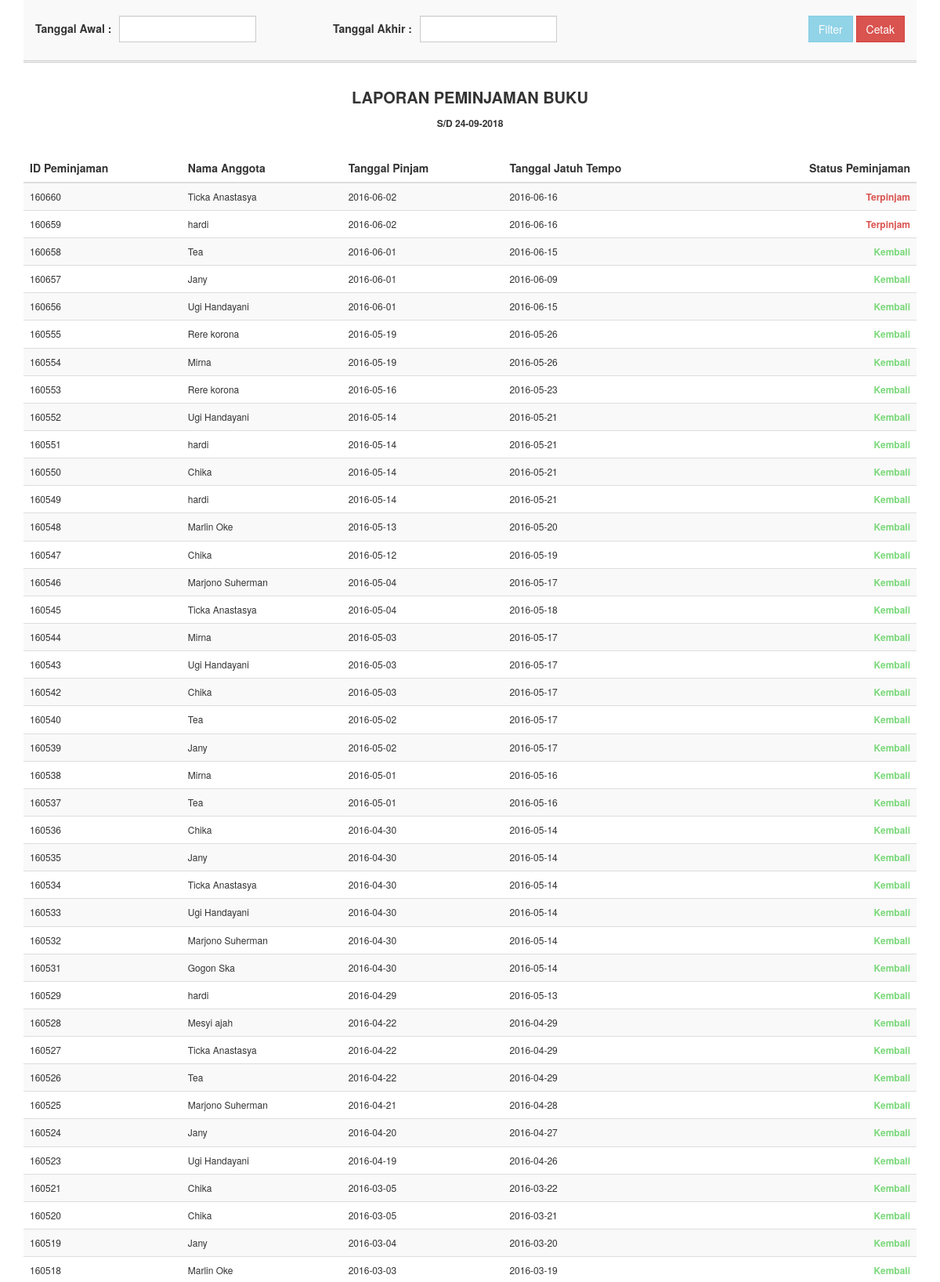
Page /admin/laporan-peminjaman.php (signed in, upper part) on the committed database.
### tables this page shows
CREATE TABLE IF NOT EXISTS `peminjaman` (
  `id_peminjaman` int(15) NOT NULL,
  `anggota_id` int(11) NOT NULL,
  `tgl_pinjam` date NOT NULL,
  `tgl_jatuh_tempo` date NOT NULL,
  `status_peminjaman` enum('-1','1') NOT NULL,
  PRIMARY KEY (`id_peminjaman`)
);

CREATE TABLE IF NOT EXISTS `anggota` (
  `anggota_id` int(11) NOT NULL AUTO_INCREMENT,
  `jenis_identitas` enum('KTP','SIM','Kartu Pelajar','Kartu Mahasiswa') NOT NULL,
  `no_identitas` varchar(20) NOT NULL,
  `nama_lengkap` varchar(40) NOT NULL,
  `jenis_kelamin` enum('L','P') NOT NULL,
  `no_telp` varchar(15) NOT NULL,
  `email` varchar(50) NOT NULL,
  `alamat_asal` varchar(100) NOT NULL,
  `alamat_saat_ini` varchar(100) NOT NULL,
  `jenis_anggota` enum('Pelajar','Mahasiswa','Umum') NOT NULL,
  `nama_institusi` varchar(50) NOT NULL,
  `alamat_institusi` varchar(100) NOT NULL,
  `deposit` int(11) NOT NULL,
  `tgl_pendaftaran` date NOT NULL,
  PRIMARY KEY (`anggota_id`)
);

### admin/includes/class.php (called while the page is built, shortened)
<?php
class My_Connection {
	public function connection() {
		$this->db = new PDO( "mysql:host=localhost; dbname=db_perpus", "root", "" );
	}
}
class Borrowing extends My_Connection {
	public function display_borrowing() {
		try {
			$stmt = $this->db->prepare( "SELECT * FROM peminjaman JOIN anggota ON peminjaman.anggota_id = anggota.anggota_id ORDER BY id_peminjaman DESC" );
			$stmt->execute();
			return $stmt;
		} catch( PDOException $e ) {
			echo $e->getMessage();
			return false;
		}
	}
}
class Returning extends My_Connection {
	public function get_returning_by_borrowing_id( $borrowing_id ) {
		try {
			$stmt = $this->db->prepare( "SELECT pengembalian_id, id_peminjaman, tgl_kembali, denda FROM pengembalian WHERE id_peminjaman = :borrowing_id" );
			$stmt->bindParam( ":borrowing_id", $borrowing_id );
			$stmt->execute();
			return $stmt;
		} catch( PDOException $e ) {
			echo $e->getMessage();
			return false;
		}
	}
}

### admin/laporan-peminjaman.php (the view, shortened to what this page needs)
<?php
include_once 'includes/class.php';
$ad = new Librarian();
$admin = $ad->get_sessi();
if ( empty( $admin ) ) :
    header( 'location:login.php' );
else :
	$brw = new Borrowing();
	$rtn = new Returning();
	if ( isset( $_POST['button_filter'] ) ) :
		$start_date = $_POST['start_date'];
		$str_year = substr( $start_date, 0, 4 );
		$str_mounth = substr( $start_date, 5, 2 );
		$str_date = substr( $start_date, 8 );
		$start_date_format = $str_date .'-'. $str_mounth .'-'. $str_year;
		$last_date = $_POST['last_date'];
		$lst_year = substr( $last_date, 0, 4 );
		$lst_mounth = substr( $last_date, 5, 2 );
		$lst_date = substr( $last_date, 8 );
		$last_date_format = $lst_date .'-'. $lst_mounth .'-'. $lst_year;
		$sql = $brw->display_borrowing_filter_based_date( $start_date, $last_date );
	else :
		$sql = $brw->display_borrowing();
		$report_to_date = date( 'd-m-Y' );
	endif;
	?>
	<!DOCTYPE html>
	<html lang="en">
	<head>
	    <link href="css/bootstrap.min.css" rel="stylesheet">
	    <link href="fonts/css/font-awesome.min.css" rel="stylesheet">
	    <link href="css/bootstrap-datepicker.min.css" rel="stylesheet">
	</head>
	<body>
		<div class="container">
			<div class="row">
			  	<div class="col-md-12 report-borrowing">
					<div class="table-responsive">
						<form action="<?php $_SERVER['PHP_SELF']; ?>" method="post" id="form_filter">
							<div class="noPrint">
								<div class="col-md-4 left-area">
									<div class="form-group">
		                                <label class="title-label">Tanggal Awal :</label>
		                               <input type="text" name="start_date" id="start_date" class="datepicker form-control">
		                            </div>
								</div>
								<div class="col-md-4 center-area">
									<div class="form-group">
		                                <label class="title-label">Tanggal Akhir :</label>
		                               	<input type="text" name="last_date" id="last_date" class="datepicker form-control">
		                            </div>
								</div>
								<div class="col-md-4 right-area">
									<input type="submit" name="button_filter" id="button_filter" class="btn btn-info" value="Filter" disabled="disabled">
									<input type="button" value="Cetak" class="btn btn-danger" onclick="window.print()">
								</div>
							</div>
							<div class="col-md-12 title-info"><p>LAPORAN PEMINJAMAN BUKU</p>
								<div class="range-date">
									<?php
									if ( empty( $start_date_format ) ) :
										echo 'S/D '. $report_to_date;
									else :
										echo isset( $start_date_format ) ? 'Tanggal : '. $start_date_format.' s/d ' : '';
										echo isset( $last_date_format ) ? $last_date_format : '';
									endif;
									?>
								</div>
							</div>
							<table class="table table-striped table-hover" id="my-dataTables">
								<thead>
			                        <tr class="headings">
			                            <th>ID Peminjaman</th>
			                            <th>Nama Anggota</th>
			                            <th>Tanggal Pinjam</th>
			                            <th>Tanggal Jatuh Tempo</th>
			                            <th style="text-align:right;">Status Peminjaman</th>
			                        </tr>
			                    </thead>
			                    <tbody>
			                        <?php
			                        $no = 1;
			                        while ( $data = $sql->fetch( PDO::FETCH_ASSOC ) ) {
			                        ?>
			                            <tr>
			                                <td><?php echo $data['id_peminjaman']; ?></td>
			                                <td><?php echo $data['nama_lengkap']; ?></td>
			                                <td><?php echo $data['tgl_pinjam']; ?></td>
			                                <td><?php echo $data['tgl_jatuh_tempo']; ?></td>
			                                <td align="right">
			                                    <?php
			                                    $returning_by_id_borrowing = $rtn->get_returning_by_borrowing_id( $data['id_peminjaman'] );
			                                    if ( empty( $returning_by_id_borrowing->rowCount() ) ) {
			                                        echo '<span style="font-weight: bold; color: #d9534f;">Terpinjam</span>';
			                                    } else {
			                                        echo '<span style="font-weight: bold; color: #7AD87A;">Kembali</span>';
			                                    }
			                                    ?>
			                                </td>
										</tr>
									<?php $no++; } ?>
								</tbody>
							</table>
						</form>
					</div>
				</div>
			</div>
		</div>
	</body>
	</html>
<?php endif;

### admin/laporan-peminjaman.php (style rules this page uses)
.right-area { text-align: right; }
.right-area .btn { border-radius: 0; }
.form-control, .title-date { float: left; width: 50%; margin-right: 10px; border-radius: 0; line-height: 32px; }
.title-label { float: left; margin-right: 10px; line-height: 32px; }
.title-info { margin: 30px 0; text-align: center; font-size: 20px; font-weight: bold; }
.title-info .range-date { font-size: 12px; }
.report-borrowing table tbody { font-size: 12px; }
.noPrint { float: left; width: 100%; padding-top: 20px; padding-bottom: 20px; border-bottom: 3px double #ccc; background: #f9f9f9; }
.noPrint .form-group { margin-bottom: 0; }

### rows in the picture
peminjaman: id_peminjaman "160660", anggota.nama_lengkap "Ticka Anastasya", tgl_pinjam "2016-06-02", tgl_jatuh_tempo "2016-06-16", shows "Terpinjam"
peminjaman: id_peminjaman "160659", anggota.nama_lengkap "hardi", tgl_pinjam "2016-06-02", tgl_jatuh_tempo "2016-06-16", shows "Terpinjam"
peminjaman: id_peminjaman "160658", anggota.nama_lengkap "Tea", tgl_pinjam "2016-06-01", tgl_jatuh_tempo "2016-06-15", shows "Kembali"
peminjaman: id_peminjaman "160657", anggota.nama_lengkap "Jany", tgl_pinjam "2016-06-01", tgl_jatuh_tempo "2016-06-09", shows "Kembali"
peminjaman: id_peminjaman "160656", anggota.nama_lengkap "Ugi Handayani", tgl_pinjam "2016-06-01", tgl_jatuh_tempo "2016-06-15", shows "Kembali"
peminjaman: id_peminjaman "160555", anggota.nama_lengkap "Rere korona", tgl_pinjam "2016-05-19", tgl_jatuh_tempo "2016-05-26", shows "Kembali"
peminjaman: id_peminjaman "160554", anggota.nama_lengkap "Mirna", tgl_pinjam "2016-05-19", tgl_jatuh_tempo "2016-05-26", shows "Kembali"
peminjaman: id_peminjaman "160553", anggota.nama_lengkap "Rere korona", tgl_pinjam "2016-05-16", tgl_jatuh_tempo "2016-05-23", shows "Kembali"
peminjaman: id_peminjaman "160552", anggota.nama_lengkap "Ugi Handayani", tgl_pinjam "2016-05-14", tgl_jatuh_tempo "2016-05-21", shows "Kembali"
peminjaman: id_peminjaman "160551", anggota.nama_lengkap "hardi", tgl_pinjam "2016-05-14", tgl_jatuh_tempo "2016-05-21", shows "Kembali"
peminjaman: id_peminjaman "160550", anggota.nama_lengkap "Chika", tgl_pinjam "2016-05-14", tgl_jatuh_tempo "2016-05-21", shows "Kembali"
peminjaman: id_peminjaman "160549", anggota.nama_lengkap "hardi", tgl_pinjam "2016-05-14", tgl_jatuh_tempo "2016-05-21", shows "Kembali"
peminjaman: id_peminjaman "160548", anggota.nama_lengkap "Marlin Oke", tgl_pinjam "2016-05-13", tgl_jatuh_tempo "2016-05-20", shows "Kembali"
peminjaman: id_peminjaman "160547", anggota.nama_lengkap "Chika", tgl_pinjam "2016-05-12", tgl_jatuh_tempo "2016-05-19", shows "Kembali"
peminjaman: id_peminjaman "160546", anggota.nama_lengkap "Marjono Suherman", tgl_pinjam "2016-05-04", tgl_jatuh_tempo "2016-05-17", shows "Kembali"
peminjaman: id_peminjaman "160545", anggota.nama_lengkap "Ticka Anastasya", tgl_pinjam "2016-05-04", tgl_jatuh_tempo "2016-05-18", shows "Kembali"
peminjaman: id_peminjaman "160544", anggota.nama_lengkap "Mirna", tgl_pinjam "2016-05-03", tgl_jatuh_tempo "2016-05-17", shows "Kembali"
peminjaman: id_peminjaman "160543", anggota.nama_lengkap "Ugi Handayani", tgl_pinjam "2016-05-03", tgl_jatuh_tempo "2016-05-17", shows "Kembali"
peminjaman: id_peminjaman "160542", anggota.nama_lengkap "Chika", tgl_pinjam "2016-05-03", tgl_jatuh_tempo "2016-05-17", shows "Kembali"
peminjaman: id_peminjaman "160540", anggota.nama_lengkap "Tea", tgl_pinjam "2016-05-02", tgl_jatuh_tempo "2016-05-17", shows "Kembali"
peminjaman: id_peminjaman "160539", anggota.nama_lengkap "Jany", tgl_pinjam "2016-05-02", tgl_jatuh_tempo "2016-05-17", shows "Kembali"
peminjaman: id_peminjaman "160538", anggota.nama_lengkap "Mirna", tgl_pinjam "2016-05-01", tgl_jatuh_tempo "2016-05-16", shows "Kembali"
peminjaman: id_peminjaman "160537", anggota.nama_lengkap "Tea", tgl_pinjam "2016-05-01", tgl_jatuh_tempo "2016-05-16", shows "Kembali"
peminjaman: id_peminjaman "160536", anggota.nama_lengkap "Chika", tgl_pinjam "2016-04-30", tgl_jatuh_tempo "2016-05-14", shows "Kembali"
peminjaman: id_peminjaman "160535", anggota.nama_lengkap "Jany", tgl_pinjam "2016-04-30", tgl_jatuh_tempo "2016-05-14", shows "Kembali"
peminjaman: id_peminjaman "160534", anggota.nama_lengkap "Ticka Anastasya", tgl_pinjam "2016-04-30", tgl_jatuh_tempo "2016-05-14", shows "Kembali"
peminjaman: id_peminjaman "160533", anggota.nama_lengkap "Ugi Handayani", tgl_pinjam "2016-04-30", tgl_jatuh_tempo "2016-05-14", shows "Kembali"
peminjaman: id_peminjaman "160532", anggota.nama_lengkap "Marjono Suherman", tgl_pinjam "2016-04-30", tgl_jatuh_tempo "2016-05-14", shows "Kembali"
peminjaman: id_peminjaman "160531", anggota.nama_lengkap "Gogon Ska", tgl_pinjam "2016-04-30", tgl_jatuh_tempo "2016-05-14", shows "Kembali"
peminjaman: id_peminjaman "160529", anggota.nama_lengkap "hardi", tgl_pinjam "2016-04-29", tgl_jatuh_tempo "2016-05-13", shows "Kembali"
peminjaman: id_peminjaman "160528", anggota.nama_lengkap "Mesyi ajah", tgl_pinjam "2016-04-22", tgl_jatuh_tempo "2016-04-29", shows "Kembali"
peminjaman: id_peminjaman "160527", anggota.nama_lengkap "Ticka Anastasya", tgl_pinjam "2016-04-22", tgl_jatuh_tempo "2016-04-29", shows "Kembali"
peminjaman: id_peminjaman "160526", anggota.nama_lengkap "Tea", tgl_pinjam "2016-04-22", tgl_jatuh_tempo "2016-04-29", shows "Kembali"
peminjaman: id_peminjaman "160525", anggota.nama_lengkap "Marjono Suherman", tgl_pinjam "2016-04-21", tgl_jatuh_tempo "2016-04-28", shows "Kembali"
peminjaman: id_peminjaman "160524", anggota.nama_lengkap "Jany", tgl_pinjam "2016-04-20", tgl_jatuh_tempo "2016-04-27", shows "Kembali"
peminjaman: id_peminjaman "160523", anggota.nama_lengkap "Ugi Handayani", tgl_pinjam "2016-04-19", tgl_jatuh_tempo "2016-04-26", shows "Kembali"
peminjaman: id_peminjaman "160521", anggota.nama_lengkap "Chika", tgl_pinjam "2016-03-05", tgl_jatuh_tempo "2016-03-22", shows "Kembali"
peminjaman: id_peminjaman "160520", anggota.nama_lengkap "Chika", tgl_pinjam "2016-03-05", tgl_jatuh_tempo "2016-03-21", shows "Kembali"
peminjaman: id_peminjaman "160519", anggota.nama_lengkap "Jany", tgl_pinjam "2016-03-04", tgl_jatuh_tempo "2016-03-20", shows "Kembali"
peminjaman: id_peminjaman "160518", anggota.nama_lengkap "Marlin Oke", tgl_pinjam "2016-03-03", tgl_jatuh_tempo "2016-03-19", shows "Kembali"
